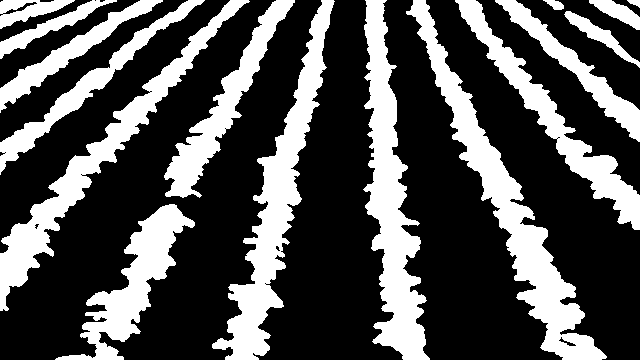
#> input picture Ground-Truth/1400_Linhas_de_plantio.png, 640 x 360 px, given in place of 2875_Ervas_daninhas.png, which was not available
$ jupyter execute --allow-errors medidas.ipynb
#> lines starting #> are read from the running program, lines starting #| are printed output that depends on the picture; after the words box and inside, x2 and y2 are one past the last pixel; in counts of white or black regions, pixels touching at a corner belong together; pictures that were not available may be replaced by others from this repository, and a replacement may not be noted
[cell 1]
from skimage.io import imread, imsave
from skimage.color import rgb2gray
import cv2

import numpy as np

from google.colab import drive
drive.mount('/content/drive')


def order_points(pts):
	# initialzie a list of coordinates that will be ordered
	# such that the first entry in the list is the top-left,
	# the second entry is the top-right, the third is the
	# bottom-right, and the fourth is the bottom-left
	rect = np.zeros((4, 2), dtype = "float32")
	# the top-left point will have the smallest sum, whereas
	# the bottom-right point will have the largest sum
	s = pts.sum(axis = 1)
	rect[0] = pts[np.argmin(s)]
	rect[2] = pts[np.argmax(s)]
	# now, compute the difference between the points, the
	# top-right point will have the smallest difference,
	# whereas the bottom-left will have the largest difference
	diff = np.diff(pts, axis = 1)
	rect[1] = pts[np.argmin(diff)]
	rect[3] = pts[np.argmax(diff)]
	# return the ordered coordinates
	return rect

def four_point_transform(image, pts):
	# obtain a consistent order of the points and unpack them
	# individually
	rect = order_points(pts)
	(tl, tr, br, bl) = rect
	# compute the width of the new image, which will be the
	# maximum distance between bottom-right and bottom-left
	# x-coordiates or the top-right and top-left x-coordinates
	widthA = np.sqrt(((br[0] - bl[0]) ** 2) + ((br[1] - bl[1]) ** 2))
	widthB = np.sqrt(((tr[0] - tl[0]) ** 2) + ((tr[1] - tl[1]) ** 2))
	maxWidth = max(int(widthA), int(widthB))
	# compute the height of the new image, which will be the
	# maximum distance between the top-right and bottom-right
	# y-coordinates or the top-left and bottom-left y-coordinates
	heightA = np.sqrt(((tr[0] - br[0]) ** 2) + ((tr[1] - br[1]) ** 2))
	heightB = np.sqrt(((tl[0] - bl[0]) ** 2) + ((tl[1] - bl[1]) ** 2))
	maxHeight = max(int(heightA), int(heightB))
	# now that we have the dimensions of the new image, construct
	# the set of destination points to obtain a "birds eye view",
	# (i.e. top-down view) of the image, again specifying points
	# in the top-left, top-right, bottom-right, and bottom-left
	# order
	dst = np.array([
		[0, 0],
		[maxWidth - 1, 0],
		[maxWidth - 1, maxHeight - 1],
		[0, maxHeight - 1]], dtype = "float32")
	# compute the perspective transform matrix and then apply it
	M = cv2.getPerspectiveTransform(rect, dst)
	warped = cv2.warpPerspective(image, M, (maxWidth, maxHeight))
	# return the warped image
	return warped

lista_frame = ['1400', '2100', '5200']

####################################################################################################################
# LE A IMAGEM DE GROUND TRUTH DE ERVAS DANINHAS E A TRANSFORMA PARA UM FORMATO APROPRIADO PARA O CALCULO DAS MEDIDAS
####################################################################################################################
ervas_gt = imread('/content/drive/My Drive/PFC/marcacoes1/2875_Ervas_daninhas.png')
#> ervas_gt is the input picture: shape (360, 640, 3); 31.7% white; 16 white regions, largest, box (x1, y1, x2, y2) and area: (406, 0, 607, 360) 11436, (363, 0, 430, 360) 10598, (212, 0, 335, 360) 10324
if len(ervas_gt.shape)==3: # se a imagem de GT de ervas daninhas tiver 3 canais
  ervas_gt = rgb2gray(ervas_gt) # converte para niveis de cinza

# Aplicar a transformada de perspectiva
pts = np.float32([[240, 0],[440,0],[0,359],[639,359]])
ervas_gt = four_point_transform(ervas_gt, pts)
#> in four_point_transform, `warped = cv2.warpPerspective(image, M, (maxWidth, maxHeight))`:
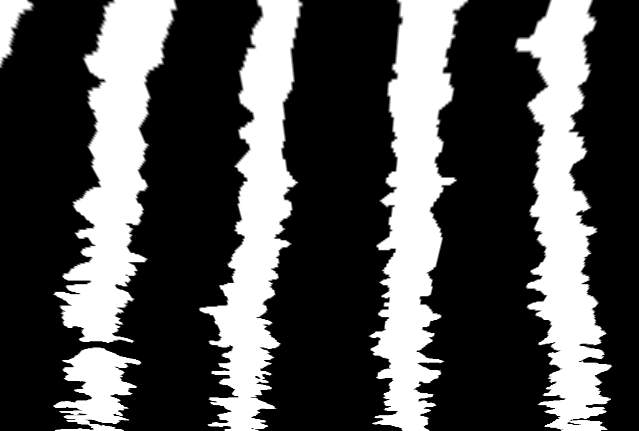
#> warped: shape (431, 639) float64; min 0, max 1, mean 0.309

# converte a imagem para booleano após a transformada de perspectiva
ervas_gt = ervas_gt/np.amax(ervas_gt)
ervas_gt = ervas_gt >= 0.5
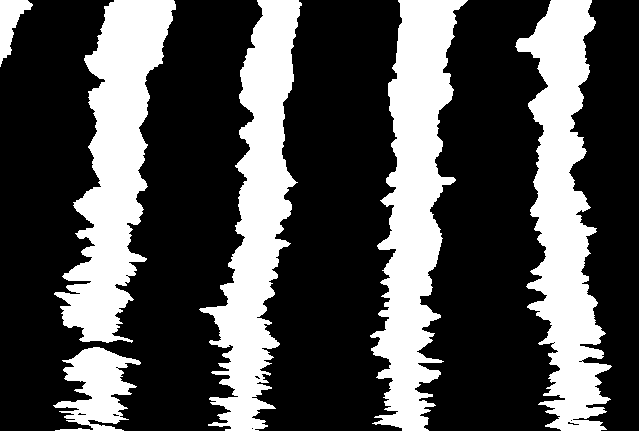
#> ervas_gt: shape (431, 639) bool; 30.9% white; 6 white regions, box (x1, y1, x2, y2) and area: (370, 0, 468, 431) 21114, (515, 0, 612, 431) 20666, (199, 0, 302, 431) 19210, (54, 0, 176, 343) 19127, (53, 347, 141, 431) 4014, (0, 0, 33, 67) 1019
cv2.imwrite('/content/drive/My Drive/PFC/marcacoes/ervas_gt.png',ervas_gt*255)
#####################################################################################################################

####################################################################################################################
# LE A IMAGEM DE GROUND TRUTH DE LINHAS DE PLANTIO PREDITAS PARA O CALCULO DAS MEDIDAS
####################################################################################################################
linhas_gt = imread('/content/drive/My Drive/PFC/marcacoes1/2875_Linhas_de_plantio.png')
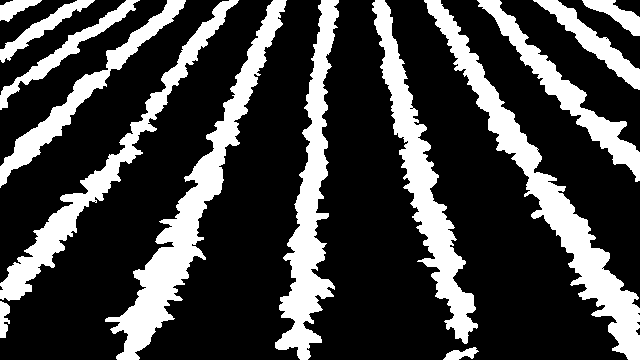
#> input picture Ground-Truth/2875_Linhas_de_plantio.png, 640 x 360 px, found by its file name
#> linhas_gt is the input picture: shape (360, 640, 3); 25.8% white; 14 white regions, largest, box (x1, y1, x2, y2) and area: (424, 0, 640, 360) 10396, (105, 0, 287, 360) 10271, (275, 0, 339, 360) 8212
if len(linhas_gt.shape)==3: # se a imagem de GT de linhas de plantion tiver 3 canais
  linhas_gt = rgb2gray(linhas_gt) # converte para niveis de cinza

# Aplicar a transformada de perspectiva
pts = np.float32([[240, 0],[440,0],[0,359],[639,359]])
linhas_gt = four_point_transform(linhas_gt, pts)
#> in four_point_transform (call 2), `warped = cv2.warpPerspective(image, M, (maxWidth, maxHeight))`:
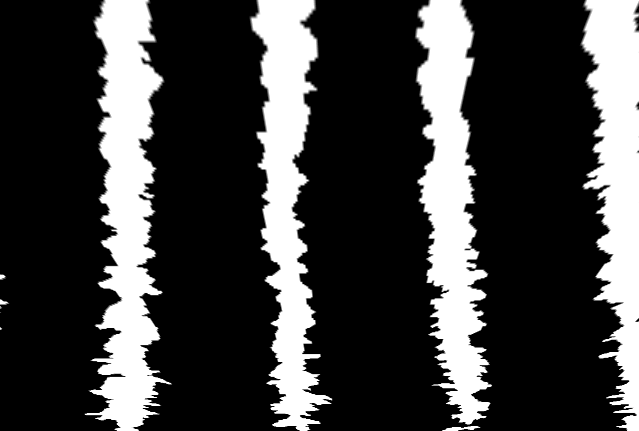
#> warped: shape (431, 639) float64; min 0, max 1, mean 0.251

# converte a imagem para booleano após a transformada de perspectiva
linhas_gt = linhas_gt/np.amax(linhas_gt)
linhas_gt = linhas_gt >= 0.5
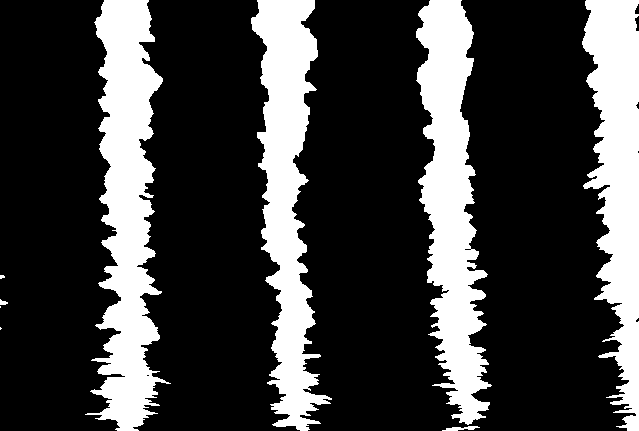
#> linhas_gt: shape (431, 639) bool; 25.2% white; 9 white regions (3 under 20 px), largest, box (x1, y1, x2, y2) and area: (85, 0, 171, 431) 19365, (416, 0, 492, 425) 17687, (251, 0, 332, 431) 16699, (582, 0, 639, 431) 15412, (442, 426, 480, 431) 104, (0, 299, 8, 305) 31
cv2.imwrite('/content/drive/My Drive/PFC/marcacoes/linhas_gt.png',linhas_gt*255)
#####################################################################################################################

####################################################################################################################
# LE A IMAGEM DE ERVAS DANINHAS PREDITAS E A TRANSFORMA PARA UM FORMATO APROPRIADO PARA O CALCULO DAS MEDIDAS
####################################################################################################################
ervas_pred = imread('/content/drive/My Drive/PFC/saida8/frame2875ErvasDaninhas.png')
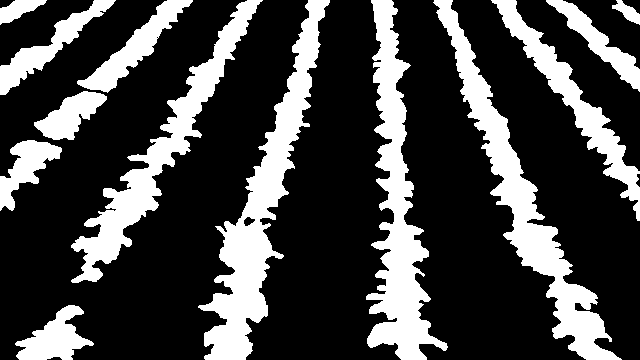
#> input picture Ground-Truth/1550_Linhas_de_plantio.png, 640 x 360 px, given in place of frame2875ErvasDaninhas.png, which was not available
#> ervas_pred is the input picture: shape (360, 640, 3); 26.7% white; 13 white regions, largest, box (x1, y1, x2, y2) and area: (198, 0, 330, 360) 11824, (366, 0, 448, 360) 10961, (433, 0, 622, 360) 10850
ervas_pred = ervas_pred/np.amax(ervas_pred)
ervas_pred = np.array(ervas_pred, dtype='bool')
cv2.imwrite('/content/drive/My Drive/PFC/marcacoes/ervas_pred.png',ervas_pred*255)


####################################################################################################################
# LE A IMAGEM  DE LINHAS DE PLANTIO PREDITAS E A TRANSFORMA PARA UM FORMATO APROPRIADO PARA O CALCULO DAS MEDIDAS
####################################################################################################################
linhas_pred = imread('/content/drive/My Drive/PFC/saida8/frame2875LinhasCulturaCompletas.png')
linhas_pred = linhas_pred/np.amax(linhas_pred)
linhas_pred = np.array(linhas_pred, dtype='bool')
cv2.imwrite('/content/drive/My Drive/PFC/marcacoes/linhas_pred.png',linhas_pred*255)


########################################################################################################################
#MEDIDAS DE DETECCAO DE ERVAS DANINHAS
########################################################################################################################
#> (the rest of this cell did not finish here and is left out)
